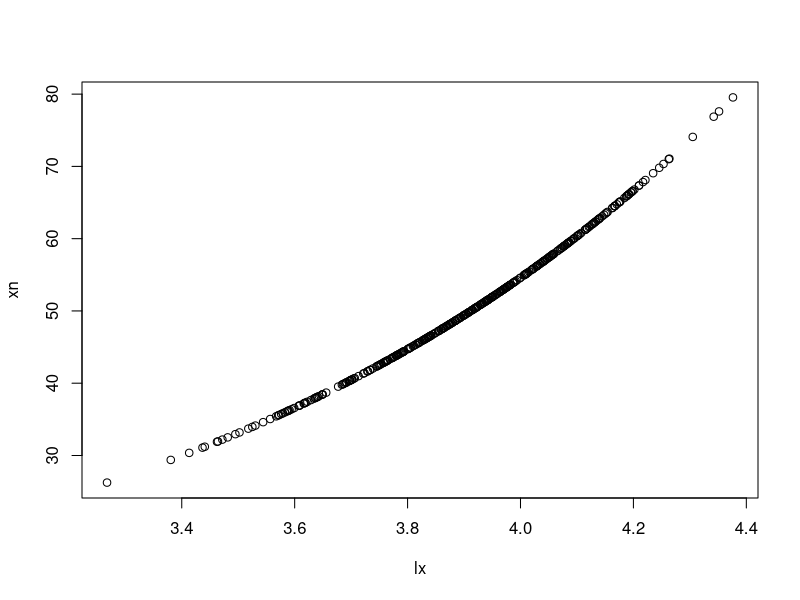

Recreate this plot in R.
## ---- chunk 1
knitr::opts_chunk$set(echo = TRUE)
## ---- chunk 2
2+2
## ---- chunk 3
xn <- rnorm(400, mean=50, sd=10)
lx <- log(xn)

nx.lx <-  data.frame(cbind(xn,lx))
str(nx.lx)
names(nx.lx) <- c("xn", "log.xn")
plot(xn~lx, data =nx.lx)
